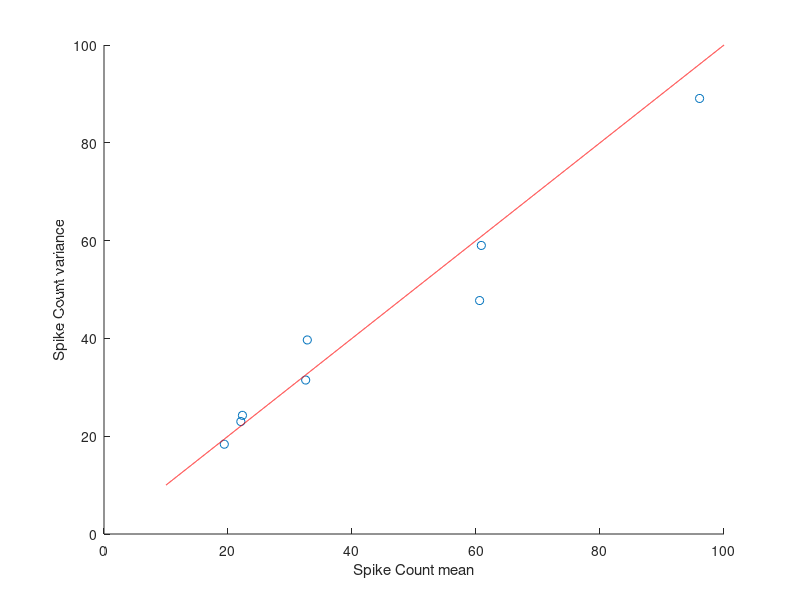

MATLAB code for this plot:
%% Spike train Hwk 3 ELEC 548
% By Dan Calderon, 10/10/12
%
%
%
%
% simulated motor cortical neuron that has a cosine tuning curve described in equation (1.15) in Theoretical Neuroscience
% (TN, by Dayan and Abbott):
% lambda(s) = r0 + (rmax-r0) cos(s - smax)
% where lambda is the firing rate (in spikes per second), s is the reaching angle of the arm, smax is the
% reaching angle associated with the maximum response rmax, and r0 is an o?set that shifts
% the tuning curve up from the zero axis. Let r0 = 30, rmax = 50, and smax
% = pi.

%% Initialization
k = [-3 -2 -1 0 1 2 3 4];

T = 1;
r0 = 30;
rmax = 50;
smax = pi;

lambda = zeros(1,length(k));
s = zeros(1, length(k));

ISI = zeros(length(k),1000);
spikes = zeros(length(k),1000);
time = linspace(0,T,1000);
count = zeros(50,100);
countsum = zeros(length(k),50);
counttrial = zeros(length(k),100);
countmean = zeros(1,length(k));
countvar = zeros(1,length(k));


%% Main Loop
for i = 1:length(k)
    for y = 1:100
        s(i) = k(i) * pi/4;                                     % Specified angles for Problem
    
        lambda(i) = r0 + (rmax - r0) * cos(s(i) - smax);        % Lambda Equation 1.15 from Dayan & Abbott
  
        for j = 1:1000                                          % Generate 100 ISIs 
            ISI(i,j) = exprnd(lambda(i))/1000;                  %  
        end                                                     %
    
        ISI = cumsum(ISI(i,:));                                 % Describe ISIs cumulatively
        
        last_spike = find(ISI>T,1,'first');                     % find where ISI exceeds the total Trial time 1 sec                                                              
        ISI = ISI(1:last_spike-1);                              % last spiking time in T is last_spike-1
        
        spikes(i,:) = zeros(1,1000);                            % Reset spikes vector for new spike train
        
        for z = 1:length(ISI)                                   % Insert Spike locations into empty spike train vector
            ISI(z) = ceil(1000*ISI(z));                         %
            spikes(i,ISI(z)) = 1;                               %
        end
        
        counttrial(i,y) = sum(spikes(i,:));                     % Key contribution for Problem 3c.
        counttotal = sum(counttrial(i,:),2);
        countmean(i) = counttotal/100;                          % Useful to
                                                                % plot mean for problem 3c.
        countvar(i) = var(counttrial(i,:));
        
%        for w = 1:50                                            % Histogram counts for Problem 3b.
%            edge1 = (w-1)*20 + 1;                               %
%            edge2 = (w-1)*20 + 20;                              %
%            count(w,y) = sum(spikes(i,edge1:edge2));            %
%        end   
    end   

end

test = 10:.01:100;
scatter(countmean,countvar); hold on
plot(test,test,'r'); hold off
xlabel('Spike Count mean')
ylabel('Spike Count variance')




   




